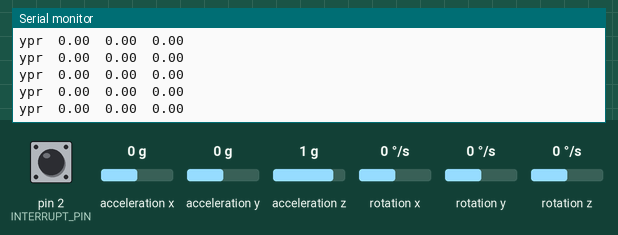
Recording of a sketch running on a simulated Arduino Uno, built with avr-gcc and run on an emulated ATmega328P. Shown: the last lines printed to the serial monitor. The test bench sets the inputs (shaded band); at power-on: acceleration z 1 g, acceleration x 0 g, acceleration y 0 g, rotation z 0 °/s, pin 2 (INTERRUPT_PIN) LOW, rotation x 0 °/s, rotation y 0 °/s. The sensor or clock chip raises its interrupt line as the real part does.

Above: at 1.7 s.
1.8 s: acceleration z set to -1.4 g
At 2.8 s:
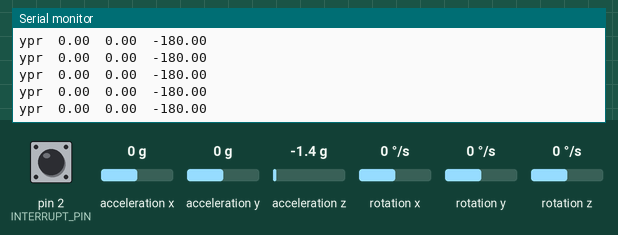
4.8 s: acceleration x set to -1.4 g
At 5.7 s:
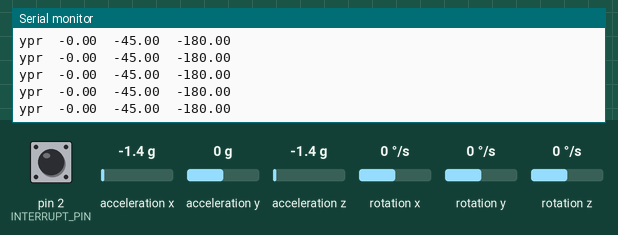
7.8 s: acceleration y set to -1.4 g
At 8.6 s:
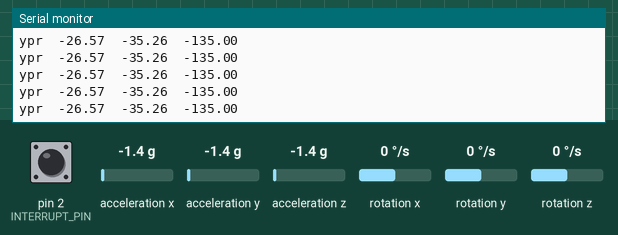
9.3 s: acceleration x set to 0.8 g
At 10.0 s:
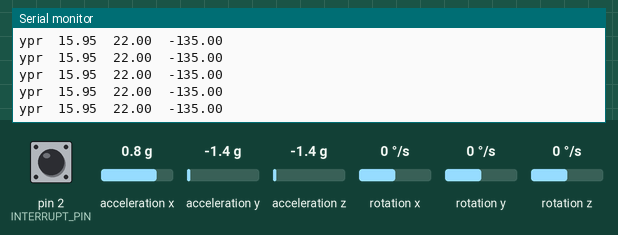
12.3 s: rotation z set to -192 °/s
At 13.2 s:
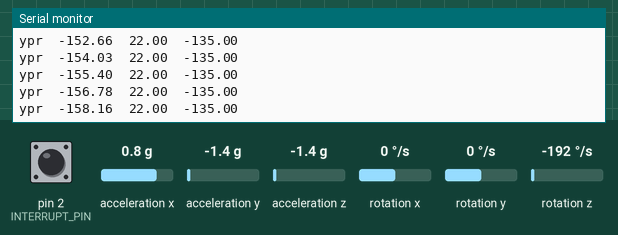
15.3 s: pin 2 (INTERRUPT_PIN) pulled HIGH for 0.15 s
Timing chart, 0 to 17.9 s (numbered marks = the images above; inputs shaded):
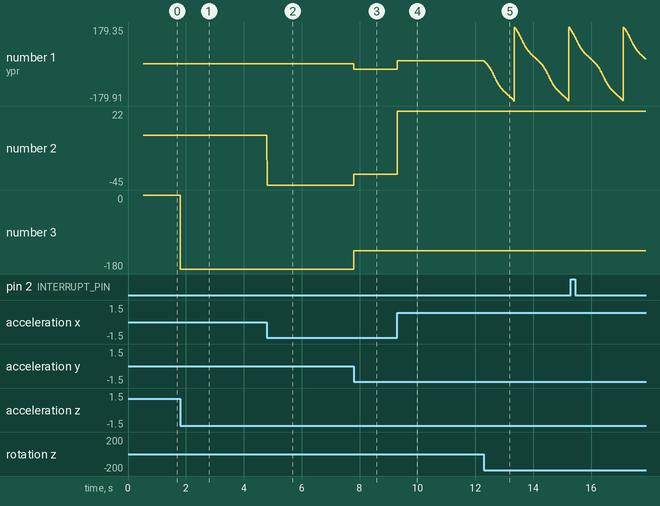

Measured:
- after the input at 1.8 s, the serial monitor: prints a new line at once (image 1)
- after the input at 4.8 s, the serial monitor: prints a new line at once (image 2)
- after the input at 7.8 s, the serial monitor: prints a new line at once (image 3)
- after the input at 9.3 s, the serial monitor: prints a new line at once (image 4)
- after the input at 12.3 s, the serial monitor: prints a new line at once (image 5)
- plotted number 1: 0 → -26.57 after the input at 7.8 s, -26.57 → 15.95 after the input at 9.3 s, 15.95 → 168.94 after the input at 12.3 s
- plotted number 2: 0 → -45 after the input at 4.8 s, -45 → -35.26 after the input at 7.8 s, -35.26 → 22 after the input at 9.3 s
- plotted number 3: 0 → -180 after the input at 1.8 s, -180 → -135 after the input at 7.8 s

The sketch:

Min_MPU6050_DMP6.ino
```cpp
#include "I2Cdev.h"
#include "MPU6050_6Axis_MotionApps20.h"
#include "Wire.h"

MPU6050 mpu; // Create mpu object

#define INTERRUPT_PIN 2  // use pin 2 on Arduino Uno & most boards
bool blinkState = false;

// MPU control/status vars
bool dmpReady = false;  // set true if DMP init was successful
uint8_t mpuIntStatus;   // holds actual interrupt status byte from MPU
uint8_t devStatus;      // return status after each device operation (0 = success, !0 = error)
uint16_t packetSize;    // expected DMP packet size (default is 42 bytes)
uint16_t fifoCount;     // count of all bytes currently in FIFO
uint8_t fifoBuffer[64]; // FIFO storage buffer

// orientation/motion vars
Quaternion q;           // [w, x, y, z]         quaternion container
VectorFloat gravity;    // [x, y, z]            gravity vector
float ypr[3];           // [yaw, pitch, roll]   yaw/pitch/roll container and gravity vector


//Interrupt detection
volatile bool mpuInterrupt = false;     // indicates whether MPU interrupt pin has gone high
void dmpDataReady() {
  mpuInterrupt = true;
}


void setup() {
  // join I2C bus (I2Cdev library doesn't do this automatically)
  Wire.begin();
  Wire.setClock(400000); // 400kHz I2C clock. Comment this line if having compilation difficulties

  Serial.begin(112500); // Start Serial Monitor

  // initialize device
  mpu.initialize();
  pinMode(INTERRUPT_PIN, INPUT);

  // load and configure the DMP
  mpu.dmpInitialize();

  // set offsets
  mpu.setXGyroOffset(112);
  mpu.setYGyroOffset(16);
  mpu.setZGyroOffset(-9);
  mpu.setXAccelOffset(-4439);
  mpu.setYAccelOffset(-1385);
  mpu.setZAccelOffset(935);

  // Calibration Time: generate offsets and calibrate our MPU6050
  mpu.CalibrateAccel(6);
  mpu.CalibrateGyro(6);
  mpu.PrintActiveOffsets();
  // turn on the DMP, now that it's ready
  Serial.println(F("Enabling DMP..."));
  mpu.setDMPEnabled(true);

  // enable Arduino interrupt detection
  attachInterrupt(digitalPinToInterrupt(INTERRUPT_PIN), dmpDataReady, RISING);
  mpuIntStatus = mpu.getIntStatus();

  // get expected DMP packet size for later comparison
  packetSize = mpu.dmpGetFIFOPacketSize();
}


void loop() {
  // wait for MPU interrupt or extra packet(s) available
  while (!mpuInterrupt && fifoCount < packetSize) {
    if (mpuInterrupt && fifoCount < packetSize) {
      // try to get out of the infinite loop
      fifoCount = mpu.getFIFOCount();
    }
  }

  // reset interrupt flag and get INT_STATUS byte
  mpuInterrupt = false;
  mpuIntStatus = mpu.getIntStatus();

  // get current FIFO count
  fifoCount = mpu.getFIFOCount();
  if (fifoCount < packetSize) {
    //Lets go back and wait for another interrupt. We shouldn't be here, we got an interrupt from another event
  }

  // check for overflow (this should never happen unless our code is too inefficient)
  else if ((mpuIntStatus & _BV(MPU6050_INTERRUPT_FIFO_OFLOW_BIT)) || fifoCount >= 1024) {
    // reset so we can continue cleanly
    mpu.resetFIFO();
  }

  // otherwise, check for DMP data ready interrupt (this should happen frequently)
  else if (mpuIntStatus & _BV(MPU6050_INTERRUPT_DMP_INT_BIT)) {
    // read a packet from FIFO
    while (fifoCount >= packetSize) { // Lets catch up to NOW, someone is using the dreaded delay()!
      mpu.getFIFOBytes(fifoBuffer, packetSize);
      // track FIFO count here in case there is > 1 packet available
      // (this lets us immediately read more without waiting for an interrupt)
      fifoCount -= packetSize;
    }

    mpu.dmpGetQuaternion(&q, fifoBuffer);
    mpu.dmpGetGravity(&gravity, &q);
    mpu.dmpGetYawPitchRoll(ypr, &q, &gravity);
    Serial.print("ypr\t");
    Serial.print(ypr[0] * 180 / M_PI);
    Serial.print("\t");
    Serial.print(ypr[1] * 180 / M_PI);
    Serial.print("\t");
    Serial.println(ypr[2] * 180 / M_PI);
  }
}
```
